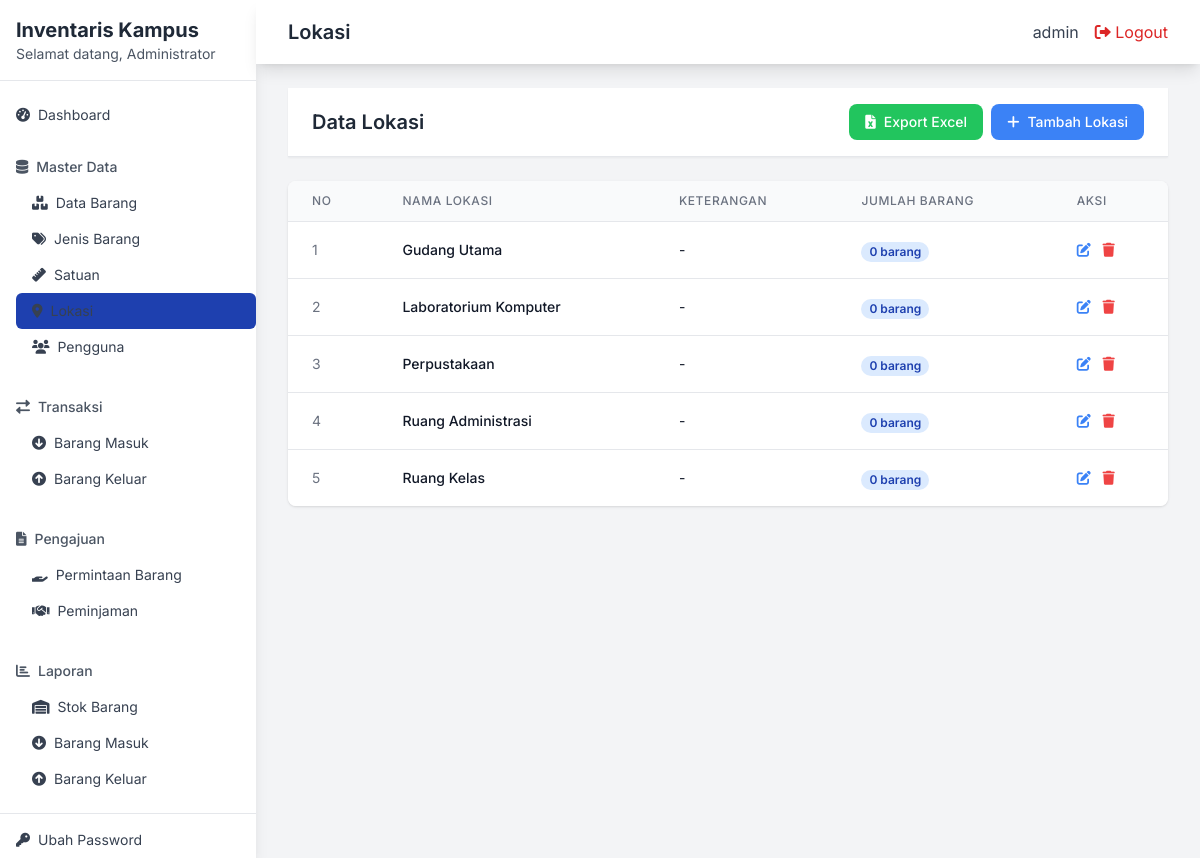
The app's page /index.php?module=lokasi (signed in) with its own data.
### tables this page shows
CREATE TABLE lokasi (
    id_lokasi INT PRIMARY KEY AUTO_INCREMENT,
    nama_lokasi VARCHAR(100) NOT NULL,
    keterangan TEXT,
    created_at TIMESTAMP DEFAULT CURRENT_TIMESTAMP
);

### config/database.php (called while the page is built, shortened)
<?php
$host = 'localhost';
$username = 'root';
$password = '';
$database = 'db_inventaris';
$mysqli = new mysqli($host, $username, $password, $database);
$mysqli->set_charset("utf8");
function query($sql) {
    global $mysqli;
    return $mysqli->query($sql);
}
function fetch_assoc($result) {
    return $result->fetch_assoc();
}
?>

### modules/lokasi/tampil_data.php (the view, shortened to what this page needs)
<?php
$query = "SELECT l.*,
          (SELECT COUNT(*) FROM barang_lokasi bl WHERE bl.id_lokasi = l.id_lokasi) as jumlah_barang
          FROM lokasi l
          ORDER BY l.nama_lokasi ASC";
$result = query($query);
?>
<div class="bg-white shadow-sm border-b mb-6">
    <div class="px-4 py-4 sm:px-6 flex items-center justify-between">
        <h2 class="text-xl font-semibold text-gray-800">Data Lokasi</h2>
        <div class="flex space-x-2">
            <a href="?module=lokasi&action=export" class="bg-green-500 hover:bg-green-600 text-white py-2 px-4 rounded-lg text-sm font-medium flex items-center">
                <i class="fas fa-file-excel mr-2"></i> Export Excel
            </a>
            <a href="?module=lokasi&action=form_entri" class="bg-blue-500 hover:bg-blue-600 text-white py-2 px-4 rounded-lg text-sm font-medium flex items-center">
                <i class="fas fa-plus mr-2"></i> Tambah Lokasi
            </a>
        </div>
    </div>
</div>
<div class="bg-white rounded-lg shadow overflow-hidden">
    <div class="overflow-x-auto">
        <table class="min-w-full divide-y divide-gray-200">
            <thead class="bg-gray-50">
                <tr>
                    <th scope="col" class="px-6 py-3 text-left text-xs font-medium text-gray-500 uppercase tracking-wider">No</th>
                    <th scope="col" class="px-6 py-3 text-left text-xs font-medium text-gray-500 uppercase tracking-wider">Nama Lokasi</th>
                    <th scope="col" class="px-6 py-3 text-left text-xs font-medium text-gray-500 uppercase tracking-wider">Keterangan</th>
                    <th scope="col" class="px-6 py-3 text-left text-xs font-medium text-gray-500 uppercase tracking-wider">Jumlah Barang</th>
                    <th scope="col" class="px-6 py-3 text-left text-xs font-medium text-gray-500 uppercase tracking-wider">Aksi</th>
                </tr>
            </thead>
            <tbody class="bg-white divide-y divide-gray-200">
                <?php
                $no = 1;
                while ($data = fetch_assoc($result)):
                ?>
                <tr class="hover:bg-gray-50">
                    <td class="px-6 py-4 whitespace-nowrap text-sm text-gray-500"><?php echo $no++; ?></td>
                    <td class="px-6 py-4 whitespace-nowrap">
                        <div class="text-sm font-medium text-gray-900"><?php echo $data['nama_lokasi']; ?></div>
                    </td>
                    <td class="px-6 py-4">
                        <div class="text-sm text-gray-900"><?php echo $data['keterangan'] ?: '-'; ?></div>
                    </td>
                    <td class="px-6 py-4 whitespace-nowrap">
                        <span class="px-2 inline-flex text-xs leading-5 font-semibold rounded-full bg-blue-100 text-blue-800">
                            <?php echo $data['jumlah_barang']; ?> barang
                        </span>
                    </td>
                    <td class="px-6 py-4 whitespace-nowrap text-sm font-medium space-x-2">
                        <a href="?module=lokasi&action=form_ubah&id=<?php echo $data['id_lokasi']; ?>"
                           class="text-blue-500 hover:text-blue-700">
                            <i class="fas fa-edit"></i>
                        </a>
                        <?php if ($data['jumlah_barang'] == 0): ?>
                        <a href="javascript:void(0);"
                           onclick="confirmDelete('?module=lokasi&action=proses_hapus&id=<?php echo $data['id_lokasi']; ?>')"
                           class="text-red-500 hover:text-red-700">
                            <i class="fas fa-trash"></i>
                        </a>
                        <?php endif; ?>
                    </td>
                </tr>
                <?php endwhile; ?>
            </tbody>
        </table>
    </div>
</div>

### index.php (style rules this page uses)
body { font-family: 'Inter', sans-serif; }

### records on screen
lokasi: nama_lokasi "Gudang Utama", keterangan "-", jumlah_barang "0"
lokasi: nama_lokasi "Laboratorium Komputer", keterangan "-", jumlah_barang "0"
lokasi: nama_lokasi "Perpustakaan", keterangan "-", jumlah_barang "0"
lokasi: nama_lokasi "Ruang Administrasi", keterangan "-", jumlah_barang "0"
lokasi: nama_lokasi "Ruang Kelas", keterangan "-", jumlah_barang "0"

### other values on screen
$_SESSION['nama_lengkap'] "Administrator"
$item['title'] "Dashboard"
$item['title'] "Master Data"
$submenu['title'] "Data Barang"
$submenu['title'] "Jenis Barang"
$submenu['title'] "Satuan"
$submenu['title'] "Pengguna"
$item['title'] "Transaksi"
$submenu['title'] "Barang Masuk"
$submenu['title'] "Barang Keluar"
$item['title'] "Pengajuan"
$submenu['title'] "Permintaan Barang"
$submenu['title'] "Peminjaman"
$item['title'] "Laporan"
$submenu['title'] "Stok Barang"
